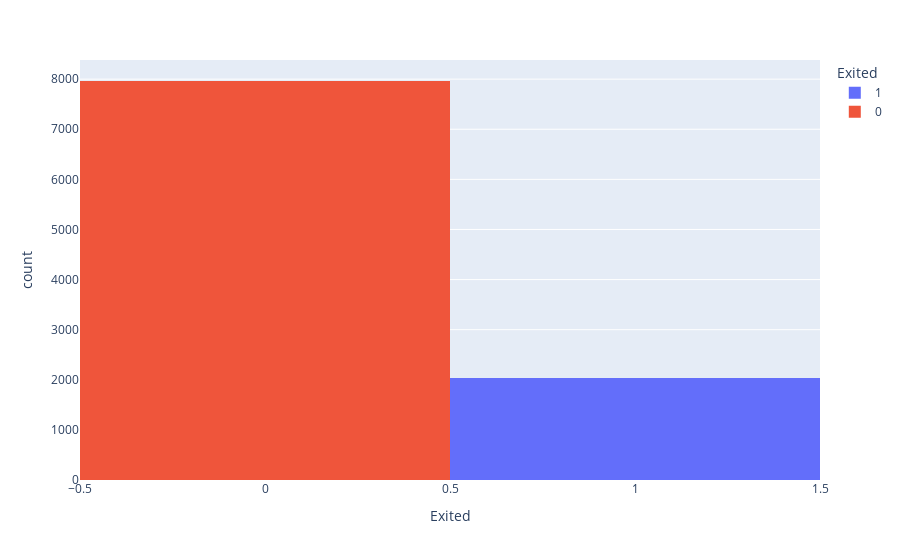

Source (notebook cell):
### Code cell
fig6 = px.histogram(data_new, x = 'Exited', color = 'Exited')
fig6.show()

### Figure 1 — Plotly figure (JSON) as saved in the notebook; plotly's stock layout.template omitted (floating-point values rounded to 4 significant figures; data arrays with more than 128 entries replaced by an {"elided": "..."} marker saying what was removed)
{"data": [{"alignmentgroup": "True", "bingroup": "x", "hovertemplate": "Exited=%{x}<br>count=%{y}<extra></extra>", "legendgroup": "1", "marker": {"color": "#636efa", "pattern": {"shape": ""}}, "name": "1", "offsetgroup": "1", "orientation": "v", "showlegend": true, "type": "histogram", "x": {"elided": "2037 int values"}, "xaxis": "x", "yaxis": "y"}, {"alignmentgroup": "True", "bingroup": "x", "hovertemplate": "Exited=%{x}<br>count=%{y}<extra></extra>", "legendgroup": "0", "marker": {"color": "#EF553B", "pattern": {"shape": ""}}, "name": "0", "offsetgroup": "0", "orientation": "v", "showlegend": true, "type": "histogram", "x": {"elided": "7963 int values"}, "xaxis": "x", "yaxis": "y"}], "layout": {"barmode": "relative", "legend": {"title": {"text": "Exited"}, "tracegroupgap": 0}, "margin": {"t": 60}, "xaxis": {"anchor": "y", "categoryarray": [1, 0], "categoryorder": "array", "domain": [0, 1], "title": {"text": "Exited"}}, "yaxis": {"anchor": "x", "domain": [0, 1], "title": {"text": "count"}}}}
